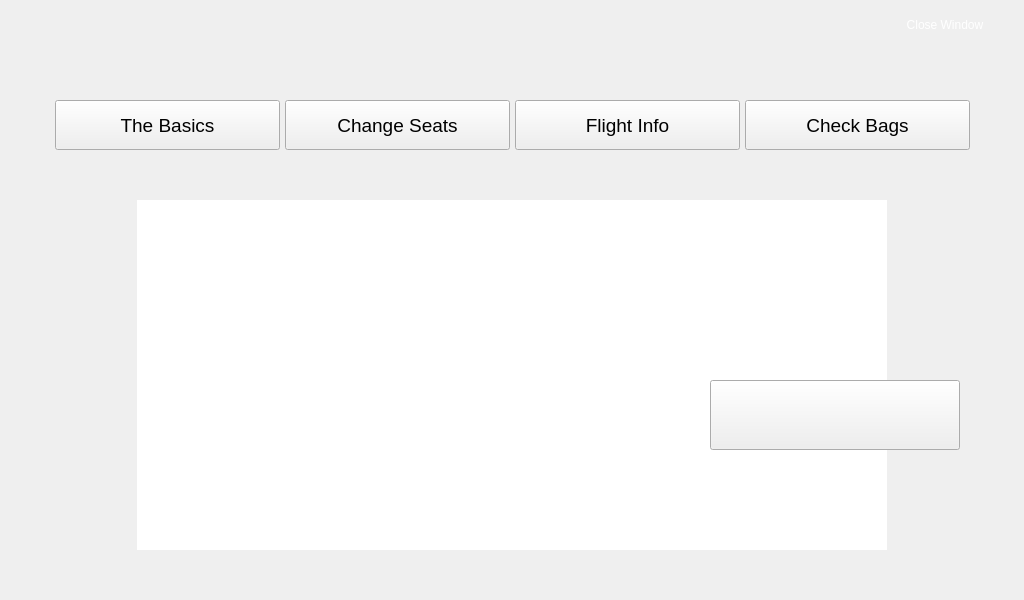
<?xml version="1.0" encoding="UTF-8"?>
<ui version="4.0">
 <class>flightKiosk</class>
 <widget class="QMainWindow" name="flightKiosk">
  <property name="geometry">
   <rect>
    <x>0</x>
    <y>0</y>
    <width>1024</width>
    <height>600</height>
   </rect>
  </property>
  <property name="windowTitle">
   <string>flightKiosk</string>
  </property>
  <widget class="QWidget" name="centralWidget">
   <widget class="QLabel" name="topBar">
    <property name="geometry">
     <rect>
      <x>0</x>
      <y>0</y>
      <width>1024</width>
      <height>50</height>
     </rect>
    </property>
    <property name="text">
     <string/>
    </property>
    <property name="pixmap">
     <pixmap>../resources/top-bar.png</pixmap>
    </property>
   </widget>
   <widget class="QLabel" name="deltaLogo">
    <property name="geometry">
     <rect>
      <x>10</x>
      <y>10</y>
      <width>231</width>
      <height>31</height>
     </rect>
    </property>
    <property name="text">
     <string/>
    </property>
    <property name="pixmap">
     <pixmap>../resources/delta-logo-white.png</pixmap>
    </property>
    <property name="scaledContents">
     <bool>true</bool>
    </property>
   </widget>
   <widget class="QPushButton" name="pushBtn1">
    <property name="geometry">
     <rect>
      <x>55</x>
      <y>100</y>
      <width>225</width>
      <height>50</height>
     </rect>
    </property>
    <property name="font">
     <font>
      <pointsize>14</pointsize>
     </font>
    </property>
    <property name="focusPolicy">
     <enum>Qt::NoFocus</enum>
    </property>
    <property name="autoFillBackground">
     <bool>true</bool>
    </property>
    <property name="styleSheet">
     <string notr="true"/>
    </property>
    <property name="text">
     <string>The Basics</string>
    </property>
    <property name="flat">
     <bool>false</bool>
    </property>
   </widget>
   <widget class="QLabel" name="whiteLabel">
    <property name="geometry">
     <rect>
      <x>0</x>
      <y>50</y>
      <width>1024</width>
      <height>100</height>
     </rect>
    </property>
    <property name="text">
     <string/>
    </property>
    <property name="pixmap">
     <pixmap>../resources/white-bar.png</pixmap>
    </property>
   </widget>
   <widget class="QLabel" name="label_2">
    <property name="geometry">
     <rect>
      <x>280</x>
      <y>55</y>
      <width>441</width>
      <height>41</height>
     </rect>
    </property>
    <property name="font">
     <font>
      <family>Ubuntu</family>
      <pointsize>20</pointsize>
      <weight>3</weight>
      <italic>false</italic>
      <bold>false</bold>
     </font>
    </property>
    <property name="styleSheet">
     <string notr="true">color:#003365;
font: 25 20pt &quot;Ubuntu&quot;;</string>
    </property>
    <property name="text">
     <string/>
    </property>
    <property name="textFormat">
     <enum>Qt::AutoText</enum>
    </property>
    <property name="pixmap">
     <pixmap>../resources/top-label.png</pixmap>
    </property>
    <property name="scaledContents">
     <bool>true</bool>
    </property>
   </widget>
   <widget class="QPushButton" name="closeBtn">
    <property name="geometry">
     <rect>
      <x>890</x>
      <y>10</y>
      <width>110</width>
      <height>30</height>
     </rect>
    </property>
    <property name="focusPolicy">
     <enum>Qt::NoFocus</enum>
    </property>
    <property name="styleSheet">
     <string notr="true">color:white;</string>
    </property>
    <property name="text">
     <string>Close Window</string>
    </property>
    <property name="flat">
     <bool>true</bool>
    </property>
   </widget>
   <widget class="QPushButton" name="pushBtn2">
    <property name="geometry">
     <rect>
      <x>285</x>
      <y>100</y>
      <width>225</width>
      <height>50</height>
     </rect>
    </property>
    <property name="font">
     <font>
      <pointsize>14</pointsize>
     </font>
    </property>
    <property name="focusPolicy">
     <enum>Qt::NoFocus</enum>
    </property>
    <property name="autoFillBackground">
     <bool>true</bool>
    </property>
    <property name="styleSheet">
     <string notr="true"/>
    </property>
    <property name="text">
     <string>Change Seats</string>
    </property>
    <property name="flat">
     <bool>false</bool>
    </property>
   </widget>
   <widget class="QPushButton" name="pushBtn3">
    <property name="geometry">
     <rect>
      <x>515</x>
      <y>100</y>
      <width>225</width>
      <height>50</height>
     </rect>
    </property>
    <property name="font">
     <font>
      <pointsize>14</pointsize>
     </font>
    </property>
    <property name="focusPolicy">
     <enum>Qt::NoFocus</enum>
    </property>
    <property name="autoFillBackground">
     <bool>true</bool>
    </property>
    <property name="styleSheet">
     <string notr="true"/>
    </property>
    <property name="text">
     <string>Flight Info</string>
    </property>
    <property name="flat">
     <bool>false</bool>
    </property>
   </widget>
   <widget class="QPushButton" name="pushBtn4">
    <property name="geometry">
     <rect>
      <x>745</x>
      <y>100</y>
      <width>225</width>
      <height>50</height>
     </rect>
    </property>
    <property name="font">
     <font>
      <pointsize>14</pointsize>
     </font>
    </property>
    <property name="focusPolicy">
     <enum>Qt::NoFocus</enum>
    </property>
    <property name="autoFillBackground">
     <bool>true</bool>
    </property>
    <property name="styleSheet">
     <string notr="true"/>
    </property>
    <property name="text">
     <string>Check Bags</string>
    </property>
    <property name="flat">
     <bool>false</bool>
    </property>
   </widget>
   <widget class="QLabel" name="backgroundLb">
    <property name="geometry">
     <rect>
      <x>0</x>
      <y>100</y>
      <width>1024</width>
      <height>600</height>
     </rect>
    </property>
    <property name="text">
     <string/>
    </property>
    <property name="pixmap">
     <pixmap>../resources/clouds-gray.jpg</pixmap>
    </property>
   </widget>
   <widget class="QWidget" name="widget1" native="true">
    <property name="geometry">
     <rect>
      <x>137</x>
      <y>200</y>
      <width>750</width>
      <height>350</height>
     </rect>
    </property>
    <property name="autoFillBackground">
     <bool>false</bool>
    </property>
    <property name="styleSheet">
     <string notr="true">background-color: rgb(255, 255, 255);</string>
    </property>
    <widget class="QLabel" name="label_3">
     <property name="geometry">
      <rect>
       <x>10</x>
       <y>30</y>
       <width>361</width>
       <height>311</height>
      </rect>
     </property>
     <property name="text">
      <string/>
     </property>
     <property name="pixmap">
      <pixmap>../resources/search-box.png</pixmap>
     </property>
     <property name="scaledContents">
      <bool>true</bool>
     </property>
    </widget>
    <widget class="QLabel" name="label_4">
     <property name="geometry">
      <rect>
       <x>380</x>
       <y>25</y>
       <width>181</width>
       <height>341</height>
      </rect>
     </property>
     <property name="text">
      <string/>
     </property>
     <property name="pixmap">
      <pixmap>../resources/scan.png</pixmap>
     </property>
     <property name="scaledContents">
      <bool>true</bool>
     </property>
    </widget>
    <widget class="QLabel" name="label_5">
     <property name="geometry">
      <rect>
       <x>570</x>
       <y>27</y>
       <width>151</width>
       <height>241</height>
      </rect>
     </property>
     <property name="text">
      <string/>
     </property>
     <property name="pixmap">
      <pixmap>../resources/credit.png</pixmap>
     </property>
     <property name="scaledContents">
      <bool>true</bool>
     </property>
    </widget>
   </widget>
   <widget class="QWidget" name="widget4" native="true">
    <property name="geometry">
     <rect>
      <x>137</x>
      <y>200</y>
      <width>750</width>
      <height>350</height>
     </rect>
    </property>
    <property name="autoFillBackground">
     <bool>false</bool>
    </property>
    <property name="styleSheet">
     <string notr="true">background-color: rgb(255, 255, 255);</string>
    </property>
    <widget class="QLabel" name="label_8">
     <property name="geometry">
      <rect>
       <x>0</x>
       <y>0</y>
       <width>750</width>
       <height>350</height>
      </rect>
     </property>
     <property name="text">
      <string/>
     </property>
     <property name="pixmap">
      <pixmap>../resources/baggage.png</pixmap>
     </property>
     <property name="scaledContents">
      <bool>true</bool>
     </property>
    </widget>
    <zorder>widget2</zorder>
    <zorder>label_8</zorder>
   </widget>
   <widget class="QWidget" name="widget2" native="true">
    <property name="geometry">
     <rect>
      <x>137</x>
      <y>200</y>
      <width>750</width>
      <height>350</height>
     </rect>
    </property>
    <property name="autoFillBackground">
     <bool>false</bool>
    </property>
    <property name="styleSheet">
     <string notr="true">background-color: rgb(255, 255, 255);</string>
    </property>
    <widget class="QLabel" name="label_7">
     <property name="geometry">
      <rect>
       <x>-10</x>
       <y>30</y>
       <width>700</width>
       <height>300</height>
      </rect>
     </property>
     <property name="text">
      <string/>
     </property>
     <property name="pixmap">
      <pixmap>../resources/seats-plane.png</pixmap>
     </property>
    </widget>
   </widget>
   <widget class="QWidget" name="widget3" native="true">
    <property name="geometry">
     <rect>
      <x>137</x>
      <y>200</y>
      <width>750</width>
      <height>350</height>
     </rect>
    </property>
    <property name="autoFillBackground">
     <bool>false</bool>
    </property>
    <property name="styleSheet">
     <string notr="true">background-color: rgb(255, 255, 255);</string>
    </property>
    <widget class="QLabel" name="label_9">
     <property name="geometry">
      <rect>
       <x>0</x>
       <y>0</y>
       <width>750</width>
       <height>350</height>
      </rect>
     </property>
     <property name="text">
      <string/>
     </property>
     <property name="pixmap">
      <pixmap>../resources/flight-info.png</pixmap>
     </property>
     <property name="scaledContents">
      <bool>true</bool>
     </property>
    </widget>
   </widget>
   <widget class="QWidget" name="widgetStart" native="true">
    <property name="geometry">
     <rect>
      <x>0</x>
      <y>0</y>
      <width>1024</width>
      <height>600</height>
     </rect>
    </property>
    <widget class="QLabel" name="label_6">
     <property name="geometry">
      <rect>
       <x>0</x>
       <y>0</y>
       <width>1024</width>
       <height>600</height>
      </rect>
     </property>
     <property name="text">
      <string/>
     </property>
     <property name="pixmap">
      <pixmap>../resources/welcome-screen.png</pixmap>
     </property>
     <property name="scaledContents">
      <bool>true</bool>
     </property>
    </widget>
    <widget class="QPushButton" name="startBtn">
     <property name="geometry">
      <rect>
       <x>710</x>
       <y>380</y>
       <width>250</width>
       <height>70</height>
      </rect>
     </property>
     <property name="text">
      <string/>
     </property>
     <property name="icon">
      <iconset>
       <normaloff>../resources/btn-red.png</normaloff>../resources/btn-red.png</iconset>
     </property>
     <property name="iconSize">
      <size>
       <width>250</width>
       <height>70</height>
      </size>
     </property>
    </widget>
   </widget>
   <zorder>topBar</zorder>
   <zorder>deltaLogo</zorder>
   <zorder>closeBtn</zorder>
   <zorder>backgroundLb</zorder>
   <zorder>whiteLabel</zorder>
   <zorder>label_2</zorder>
   <zorder>pushBtn1</zorder>
   <zorder>pushBtn2</zorder>
   <zorder>pushBtn3</zorder>
   <zorder>pushBtn4</zorder>
   <zorder>widget1</zorder>
   <zorder>widget2</zorder>
   <zorder>widget3</zorder>
   <zorder>widget4</zorder>
   <zorder>widgetStart</zorder>
  </widget>
 </widget>
 <layoutdefault spacing="6" margin="11"/>
 <resources/>
 <connections/>
</ui>
